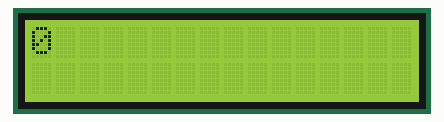
This sketch was run on a simulated Arduino Uno, built with avr-gcc and run on an emulated ATmega328P. Parts: 16×2 character LCD.

Above: at 0.1 s.
At 1.1 s:
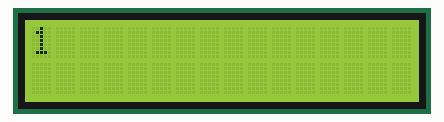
At 2.1 s:
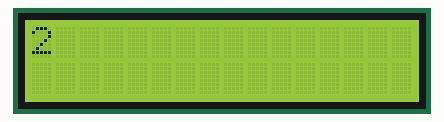
At 4.1 s:
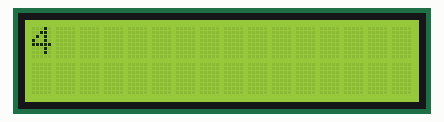
At 6.1 s:
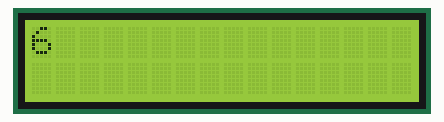
At 9.2 s:
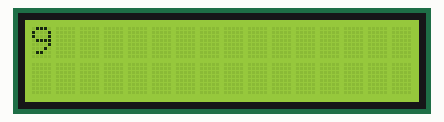

Measured:
- what the display in image 1 shows lasts 1.0 s, from 1.1 s to 2.1 s

The sketch:

LCD_0to9.ino
```cpp
#include <Adafruit_LiquidCrystal.h>

Adafruit_LiquidCrystal lcd_1(0);

int counter;

void setup()
{
  lcd_1.begin(16, 2);


}

void loop()
{
  lcd_1.setCursor(0, 0);
  for (counter = 0; counter < 10; ++counter) {
    lcd_1.print(counter);
    delay(1000);
    lcd_1.clear();

  }
  if(counter==10){
     lcd_1.setBacklight(0);
     lcd_1.noDisplay();
    }
}
```
